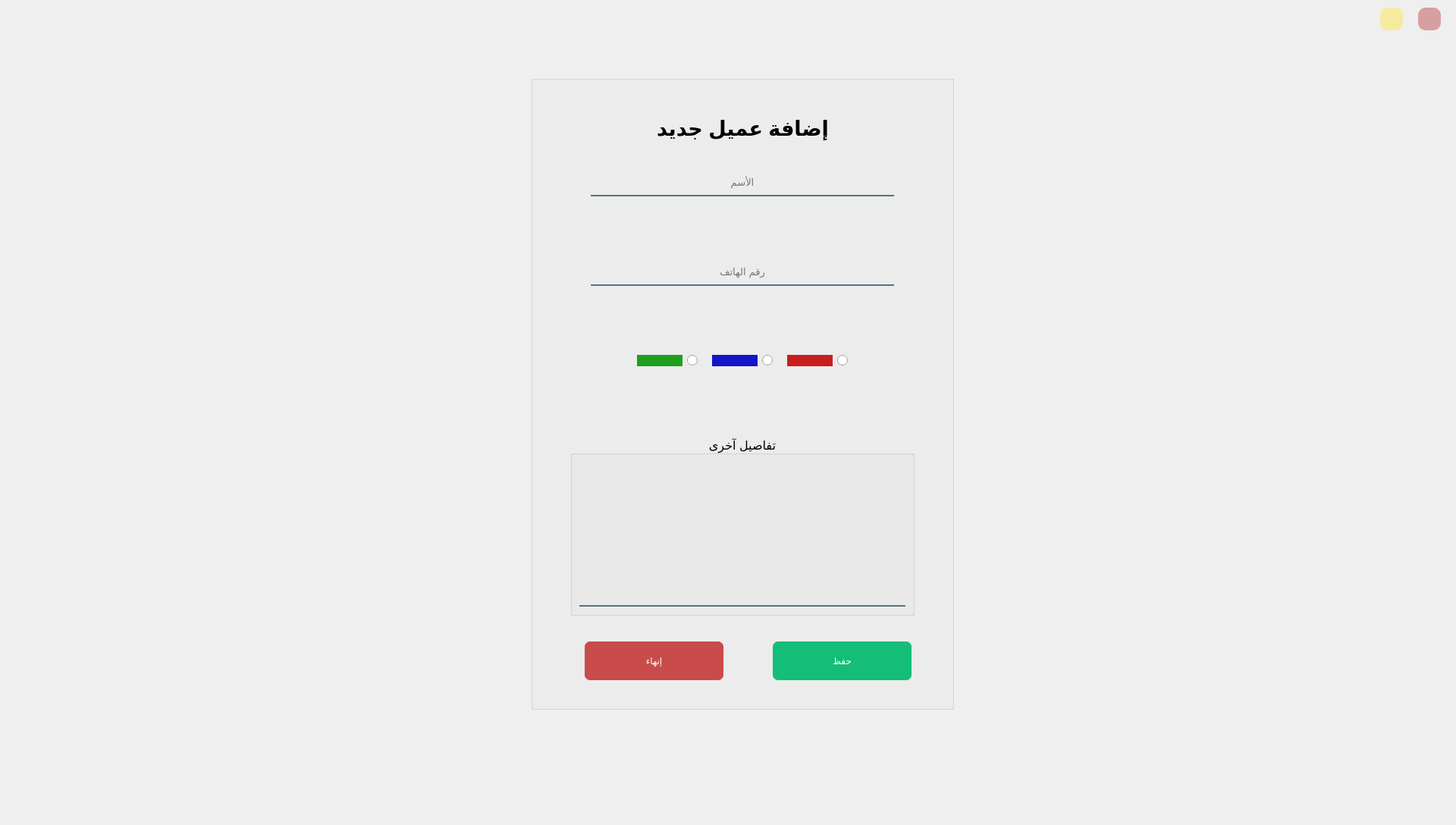
<?xml version="1.0" encoding="UTF-8"?>
<ui version="4.0">
 <class>Form</class>
 <widget class="QWidget" name="Form">
  <property name="geometry">
   <rect>
    <x>0</x>
    <y>0</y>
    <width>1920</width>
    <height>1088</height>
   </rect>
  </property>
  <property name="minimumSize">
   <size>
    <width>1340</width>
    <height>810</height>
   </size>
  </property>
  <property name="maximumSize">
   <size>
    <width>16777215</width>
    <height>16777215</height>
   </size>
  </property>
  <property name="windowTitle">
   <string>Form</string>
  </property>
  <widget class="QLabel" name="label_3">
   <property name="geometry">
    <rect>
     <x>20</x>
     <y>0</y>
     <width>1920</width>
     <height>1080</height>
    </rect>
   </property>
   <property name="minimumSize">
    <size>
     <width>1920</width>
     <height>1080</height>
    </size>
   </property>
   <property name="maximumSize">
    <size>
     <width>16777215</width>
     <height>16777215</height>
    </size>
   </property>
   <property name="font">
    <font>
     <pointsize>10</pointsize>
    </font>
   </property>
   <property name="text">
    <string/>
   </property>
   <property name="pixmap">
    <pixmap resource="app_resources.qrc">:/login/images/backgroung/3433814.jpg</pixmap>
   </property>
   <property name="scaledContents">
    <bool>true</bool>
   </property>
   <property name="alignment">
    <set>Qt::AlignCenter</set>
   </property>
  </widget>
  <widget class="QGroupBox" name="groupBox">
   <property name="geometry">
    <rect>
     <x>700</x>
     <y>100</y>
     <width>558</width>
     <height>836</height>
    </rect>
   </property>
   <property name="title">
    <string/>
   </property>
   <layout class="QGridLayout" name="gridLayout_5">
    <item row="6" column="0" colspan="4">
     <layout class="QGridLayout" name="gridLayout_3">
      <item row="0" column="0">
       <spacer name="horizontalSpacer_30">
        <property name="orientation">
         <enum>Qt::Horizontal</enum>
        </property>
        <property name="sizeHint" stdset="0">
         <size>
          <width>28</width>
          <height>20</height>
         </size>
        </property>
       </spacer>
      </item>
      <item row="0" column="1">
       <layout class="QGridLayout" name="gridLayout">
        <item row="0" column="0">
         <layout class="QHBoxLayout" name="horizontalLayout_4">
          <item>
           <widget class="QLabel" name="label_15">
            <property name="minimumSize">
             <size>
              <width>60</width>
              <height>15</height>
             </size>
            </property>
            <property name="maximumSize">
             <size>
              <width>16777215</width>
              <height>15</height>
             </size>
            </property>
            <property name="styleSheet">
             <string notr="true">background-color: rgb(30,  160, 30);</string>
            </property>
            <property name="text">
             <string/>
            </property>
           </widget>
          </item>
          <item>
           <widget class="QRadioButton" name="greenRadioButton">
            <property name="maximumSize">
             <size>
              <width>15</width>
              <height>16777215</height>
             </size>
            </property>
            <property name="text">
             <string/>
            </property>
           </widget>
          </item>
         </layout>
        </item>
        <item row="0" column="1">
         <spacer name="horizontalSpacer_2">
          <property name="orientation">
           <enum>Qt::Horizontal</enum>
          </property>
          <property name="sizeType">
           <enum>QSizePolicy::Fixed</enum>
          </property>
          <property name="sizeHint" stdset="0">
           <size>
            <width>13</width>
            <height>20</height>
           </size>
          </property>
         </spacer>
        </item>
        <item row="0" column="2">
         <layout class="QHBoxLayout" name="horizontalLayout_2">
          <item>
           <widget class="QLabel" name="label_12">
            <property name="minimumSize">
             <size>
              <width>60</width>
              <height>15</height>
             </size>
            </property>
            <property name="maximumSize">
             <size>
              <width>16777215</width>
              <height>15</height>
             </size>
            </property>
            <property name="styleSheet">
             <string notr="true">background-color: rgb(20, 20, 200);</string>
            </property>
            <property name="text">
             <string/>
            </property>
           </widget>
          </item>
          <item>
           <widget class="QRadioButton" name="blueRadioButton">
            <property name="maximumSize">
             <size>
              <width>15</width>
              <height>16777215</height>
             </size>
            </property>
            <property name="text">
             <string/>
            </property>
           </widget>
          </item>
         </layout>
        </item>
        <item row="0" column="3">
         <spacer name="horizontalSpacer">
          <property name="orientation">
           <enum>Qt::Horizontal</enum>
          </property>
          <property name="sizeType">
           <enum>QSizePolicy::Fixed</enum>
          </property>
          <property name="sizeHint" stdset="0">
           <size>
            <width>13</width>
            <height>20</height>
           </size>
          </property>
         </spacer>
        </item>
        <item row="0" column="4">
         <layout class="QHBoxLayout" name="horizontalLayout_3">
          <item>
           <widget class="QLabel" name="label_13">
            <property name="minimumSize">
             <size>
              <width>60</width>
              <height>15</height>
             </size>
            </property>
            <property name="maximumSize">
             <size>
              <width>16777215</width>
              <height>15</height>
             </size>
            </property>
            <property name="styleSheet">
             <string notr="true">background-color: rgb(200, 30, 30);</string>
            </property>
            <property name="text">
             <string/>
            </property>
           </widget>
          </item>
          <item>
           <widget class="QRadioButton" name="redRadioButton">
            <property name="maximumSize">
             <size>
              <width>15</width>
              <height>16777215</height>
             </size>
            </property>
            <property name="text">
             <string/>
            </property>
           </widget>
          </item>
         </layout>
        </item>
       </layout>
      </item>
      <item row="0" column="2">
       <spacer name="horizontalSpacer_29">
        <property name="orientation">
         <enum>Qt::Horizontal</enum>
        </property>
        <property name="sizeHint" stdset="0">
         <size>
          <width>28</width>
          <height>20</height>
         </size>
        </property>
       </spacer>
      </item>
     </layout>
    </item>
    <item row="7" column="1">
     <spacer name="verticalSpacer_16">
      <property name="orientation">
       <enum>Qt::Vertical</enum>
      </property>
      <property name="sizeHint" stdset="0">
       <size>
        <width>20</width>
        <height>83</height>
       </size>
      </property>
     </spacer>
    </item>
    <item row="1" column="0">
     <spacer name="verticalSpacer_13">
      <property name="orientation">
       <enum>Qt::Vertical</enum>
      </property>
      <property name="sizeHint" stdset="0">
       <size>
        <width>20</width>
        <height>84</height>
       </size>
      </property>
     </spacer>
    </item>
    <item row="0" column="3">
     <spacer name="horizontalSpacer_6">
      <property name="orientation">
       <enum>Qt::Horizontal</enum>
      </property>
      <property name="sizeHint" stdset="0">
       <size>
        <width>152</width>
        <height>20</height>
       </size>
      </property>
     </spacer>
    </item>
    <item row="0" column="1" rowspan="2" colspan="2">
     <widget class="QLabel" name="label_4">
      <property name="maximumSize">
       <size>
        <width>400</width>
        <height>200</height>
       </size>
      </property>
      <property name="font">
       <font>
        <pointsize>20</pointsize>
        <weight>75</weight>
        <bold>true</bold>
       </font>
      </property>
      <property name="text">
       <string>إضافة عميل جديد</string>
      </property>
      <property name="scaledContents">
       <bool>true</bool>
      </property>
      <property name="alignment">
       <set>Qt::AlignCenter</set>
      </property>
     </widget>
    </item>
    <item row="0" column="0">
     <spacer name="horizontalSpacer_5">
      <property name="orientation">
       <enum>Qt::Horizontal</enum>
      </property>
      <property name="sizeHint" stdset="0">
       <size>
        <width>148</width>
        <height>20</height>
       </size>
      </property>
     </spacer>
    </item>
    <item row="5" column="1">
     <spacer name="verticalSpacer_14">
      <property name="orientation">
       <enum>Qt::Vertical</enum>
      </property>
      <property name="sizeHint" stdset="0">
       <size>
        <width>20</width>
        <height>84</height>
       </size>
      </property>
     </spacer>
    </item>
    <item row="2" column="0" colspan="4">
     <layout class="QHBoxLayout" name="horizontalLayout_12">
      <item>
       <spacer name="horizontalSpacer_23">
        <property name="orientation">
         <enum>Qt::Horizontal</enum>
        </property>
        <property name="sizeHint" stdset="0">
         <size>
          <width>28</width>
          <height>20</height>
         </size>
        </property>
       </spacer>
      </item>
      <item>
       <widget class="QLineEdit" name="name_lin">
        <property name="minimumSize">
         <size>
          <width>400</width>
          <height>0</height>
         </size>
        </property>
        <property name="font">
         <font>
          <family>Acumin Pro</family>
          <pointsize>10</pointsize>
         </font>
        </property>
        <property name="layoutDirection">
         <enum>Qt::LeftToRight</enum>
        </property>
        <property name="styleSheet">
         <string notr="true">background-color:rgba(0, 0, 0, 0);
border:none;
border-bottom:2px solid rgba(46, 82, 101, 200);

padding-bottom:7px;</string>
        </property>
        <property name="inputMask">
         <string/>
        </property>
        <property name="text">
         <string/>
        </property>
        <property name="alignment">
         <set>Qt::AlignCenter</set>
        </property>
        <property name="placeholderText">
         <string>الأسم</string>
        </property>
       </widget>
      </item>
      <item>
       <spacer name="horizontalSpacer_24">
        <property name="orientation">
         <enum>Qt::Horizontal</enum>
        </property>
        <property name="sizeHint" stdset="0">
         <size>
          <width>28</width>
          <height>20</height>
         </size>
        </property>
       </spacer>
      </item>
     </layout>
    </item>
    <item row="3" column="0">
     <spacer name="verticalSpacer_15">
      <property name="orientation">
       <enum>Qt::Vertical</enum>
      </property>
      <property name="sizeHint" stdset="0">
       <size>
        <width>20</width>
        <height>83</height>
       </size>
      </property>
     </spacer>
    </item>
    <item row="4" column="0" colspan="4">
     <layout class="QHBoxLayout" name="horizontalLayout_13">
      <item>
       <spacer name="horizontalSpacer_25">
        <property name="orientation">
         <enum>Qt::Horizontal</enum>
        </property>
        <property name="sizeHint" stdset="0">
         <size>
          <width>28</width>
          <height>20</height>
         </size>
        </property>
       </spacer>
      </item>
      <item>
       <widget class="QLineEdit" name="phone_lin">
        <property name="minimumSize">
         <size>
          <width>400</width>
          <height>0</height>
         </size>
        </property>
        <property name="font">
         <font>
          <family>Acumin Pro</family>
          <pointsize>10</pointsize>
         </font>
        </property>
        <property name="layoutDirection">
         <enum>Qt::LeftToRight</enum>
        </property>
        <property name="styleSheet">
         <string notr="true">background-color:rgba(0, 0, 0, 0);
border:none;
border-bottom:2px solid rgba(46, 82, 101, 200);

padding-bottom:7px;</string>
        </property>
        <property name="text">
         <string/>
        </property>
        <property name="echoMode">
         <enum>QLineEdit::Normal</enum>
        </property>
        <property name="alignment">
         <set>Qt::AlignCenter</set>
        </property>
        <property name="placeholderText">
         <string>رقم الهاتف</string>
        </property>
       </widget>
      </item>
      <item>
       <spacer name="horizontalSpacer_26">
        <property name="orientation">
         <enum>Qt::Horizontal</enum>
        </property>
        <property name="sizeHint" stdset="0">
         <size>
          <width>28</width>
          <height>20</height>
         </size>
        </property>
       </spacer>
      </item>
     </layout>
    </item>
    <item row="9" column="2">
     <spacer name="verticalSpacer_17">
      <property name="orientation">
       <enum>Qt::Vertical</enum>
      </property>
      <property name="sizeHint" stdset="0">
       <size>
        <width>20</width>
        <height>28</height>
       </size>
      </property>
     </spacer>
    </item>
    <item row="10" column="0" colspan="4">
     <layout class="QHBoxLayout" name="horizontalLayout_14">
      <item>
       <spacer name="horizontalSpacer_27">
        <property name="orientation">
         <enum>Qt::Horizontal</enum>
        </property>
        <property name="sizeHint" stdset="0">
         <size>
          <width>73</width>
          <height>20</height>
         </size>
        </property>
       </spacer>
      </item>
      <item>
       <widget class="QPushButton" name="end_btn">
        <property name="minimumSize">
         <size>
          <width>183</width>
          <height>51</height>
         </size>
        </property>
        <property name="maximumSize">
         <size>
          <width>16777215</width>
          <height>16777215</height>
         </size>
        </property>
        <property name="styleSheet">
         <string notr="true">font: 14pt &quot;Acumin Pro&quot;;
color: rgb(255, 255, 255);
background-color: rgb(190, 20, 20,190);

 border-radius: 7px;
</string>
        </property>
        <property name="text">
         <string>إنهاء</string>
        </property>
       </widget>
      </item>
      <item>
       <spacer name="horizontalSpacer_33">
        <property name="orientation">
         <enum>Qt::Horizontal</enum>
        </property>
        <property name="sizeHint" stdset="0">
         <size>
          <width>73</width>
          <height>20</height>
         </size>
        </property>
       </spacer>
      </item>
      <item>
       <widget class="QPushButton" name="add_btn">
        <property name="minimumSize">
         <size>
          <width>183</width>
          <height>51</height>
         </size>
        </property>
        <property name="maximumSize">
         <size>
          <width>300</width>
          <height>51</height>
         </size>
        </property>
        <property name="styleSheet">
         <string notr="true">font: 14pt &quot;Acumin Pro&quot;;
color: rgb(255, 255, 255);
background-color: rgb(20,  190, 120);

 border-radius: 7px;
</string>
        </property>
        <property name="text">
         <string>حفظ</string>
        </property>
       </widget>
      </item>
      <item>
       <spacer name="horizontalSpacer_28">
        <property name="orientation">
         <enum>Qt::Horizontal</enum>
        </property>
        <property name="sizeHint" stdset="0">
         <size>
          <width>58</width>
          <height>20</height>
         </size>
        </property>
       </spacer>
      </item>
     </layout>
    </item>
    <item row="8" column="0" colspan="4">
     <layout class="QGridLayout" name="gridLayout_4">
      <item row="0" column="0">
       <spacer name="horizontalSpacer_32">
        <property name="orientation">
         <enum>Qt::Horizontal</enum>
        </property>
        <property name="sizeType">
         <enum>QSizePolicy::Fixed</enum>
        </property>
        <property name="sizeHint" stdset="0">
         <size>
          <width>40</width>
          <height>20</height>
         </size>
        </property>
       </spacer>
      </item>
      <item row="0" column="1">
       <widget class="QGroupBox" name="notes_text">
        <property name="maximumSize">
         <size>
          <width>16777215</width>
          <height>300</height>
         </size>
        </property>
        <property name="font">
         <font>
          <pointsize>12</pointsize>
          <weight>50</weight>
          <bold>false</bold>
         </font>
        </property>
        <property name="title">
         <string>تفاصيل آخرى</string>
        </property>
        <property name="alignment">
         <set>Qt::AlignCenter</set>
        </property>
        <layout class="QGridLayout" name="gridLayout_2">
         <item row="0" column="0">
          <widget class="QTextEdit" name="textEdit">
           <property name="styleSheet">
            <string notr="true">background-color:rgba(0, 0, 0, 0);
border:none;
border-bottom:2px solid rgba(46, 82, 101, 200);

padding-bottom:7px;</string>
           </property>
          </widget>
         </item>
        </layout>
       </widget>
      </item>
      <item row="0" column="2">
       <spacer name="horizontalSpacer_31">
        <property name="orientation">
         <enum>Qt::Horizontal</enum>
        </property>
        <property name="sizeType">
         <enum>QSizePolicy::Fixed</enum>
        </property>
        <property name="sizeHint" stdset="0">
         <size>
          <width>40</width>
          <height>20</height>
         </size>
        </property>
       </spacer>
      </item>
     </layout>
    </item>
    <item row="11" column="0">
     <spacer name="verticalSpacer_18">
      <property name="orientation">
       <enum>Qt::Vertical</enum>
      </property>
      <property name="sizeHint" stdset="0">
       <size>
        <width>20</width>
        <height>28</height>
       </size>
      </property>
     </spacer>
    </item>
   </layout>
  </widget>
  <widget class="QPushButton" name="exit_btn">
   <property name="geometry">
    <rect>
     <x>1870</x>
     <y>10</y>
     <width>30</width>
     <height>30</height>
    </rect>
   </property>
   <property name="minimumSize">
    <size>
     <width>30</width>
     <height>30</height>
    </size>
   </property>
   <property name="maximumSize">
    <size>
     <width>161</width>
     <height>161</height>
    </size>
   </property>
   <property name="styleSheet">
    <string notr="true">QPushButton {
	background-color: rgb(178, 39, 39,100);
    color: #FFFFFF;
    padding: 2px;
    font: bold 15px;
    border-width: 6px;
    border-radius: 10px;
    border-color: #2752B8;
}
QPushButton:hover {
    background-color: #827397;
}</string>
   </property>
   <property name="text">
    <string/>
   </property>
   <property name="icon">
    <iconset resource="app_resources.qrc">
     <normaloff>:/icons/icons/icons8-close-window-96.png</normaloff>:/icons/icons/icons8-close-window-96.png</iconset>
   </property>
   <property name="iconSize">
    <size>
     <width>20</width>
     <height>20</height>
    </size>
   </property>
  </widget>
  <widget class="QPushButton" name="minimize_btn">
   <property name="geometry">
    <rect>
     <x>1820</x>
     <y>10</y>
     <width>30</width>
     <height>30</height>
    </rect>
   </property>
   <property name="minimumSize">
    <size>
     <width>30</width>
     <height>30</height>
    </size>
   </property>
   <property name="maximumSize">
    <size>
     <width>161</width>
     <height>161</height>
    </size>
   </property>
   <property name="styleSheet">
    <string notr="true">QPushButton {
	background-color: rgb(255, 229, 32,100);
    color: #FFFFFF;
    padding: 2px;
    font: bold 15px;
    border-width: 6px;
    border-radius: 10px;
    border-color: #2752B8;
}
QPushButton:hover {
    background-color: #827397;
}</string>
   </property>
   <property name="text">
    <string/>
   </property>
   <property name="icon">
    <iconset resource="app_resources.qrc">
     <normaloff>:/icons/icons/icons8-subtract-16.png</normaloff>:/icons/icons/icons8-subtract-16.png</iconset>
   </property>
   <property name="iconSize">
    <size>
     <width>30</width>
     <height>30</height>
    </size>
   </property>
  </widget>
 </widget>
 <resources>
  <include location="app_resources.qrc"/>
 </resources>
 <connections/>
</ui>
